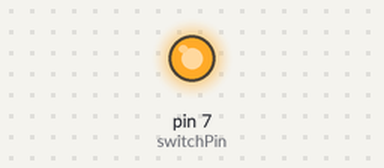
A program run on a simulated Raspberry Pi (header pin numbers), started with the argument 3. Parts: output pins drawn as LEDs (lit = HIGH). At 3.0 s the program stops and its outputs stay as they are.

Above: at 0.1 s.
At 3.1 s:
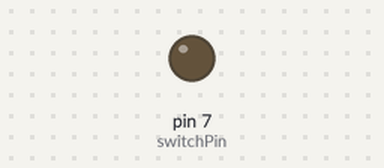
Timing chart, 0 to 4.5 s (numbered marks = the images above):
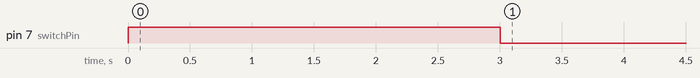

Measured:
- by itself, pin 7 (switchPin): LOW → HIGH at 0.00 s, → LOW 3.0 s later

The program:

door.py
```python
import RPi.GPIO as GPIO
import atexit
from time import sleep
import sys

switchPin = 7

GPIO.setmode(GPIO.BOARD)

if GPIO.gpio_function(switchPin) == 0:
    sys.exit()

GPIO.setup(switchPin, GPIO.OUT)
GPIO.output(switchPin, True)
sleep(float(sys.argv[1]))
GPIO.output(switchPin, False)
GPIO.cleanup()
```
